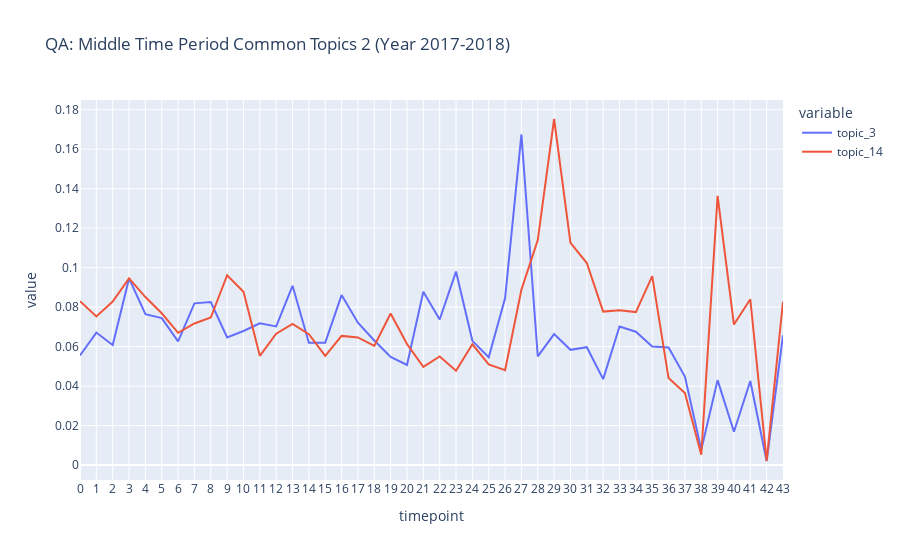

The cell this chart's notebook holds for it:
### Markdown cell above
## QA: Middle Time Period Common Topics 2 (Year 2017-2018)

### Code cell
fig = px.line(qa_dtm_td, x="timepoint", y=['topic_3', 'topic_14'],
              title='QA: Middle Time Period Common Topics 2 (Year 2017-2018)')
fig.update_xaxes(
    dtick="M1",
    tickformat="%b %d",
    ticklabelmode="period")
fig.show()

### Figure 1 — Plotly figure (JSON) as saved in the notebook; plotly's stock layout.template omitted (floating-point values rounded to 4 significant figures)
{"data": [{"hovertemplate": "variable=topic_3<br>timepoint=%{x}<br>value=%{y}<extra></extra>", "legendgroup": "topic_3", "line": {"color": "#636efa", "dash": "solid"}, "marker": {"symbol": "circle"}, "mode": "lines", "name": "topic_3", "orientation": "v", "showlegend": true, "type": "scatter", "x": [0, 1, 2, 3, 4, 5, 6, 7, 8, 9, 10, 11, 12, 13, 14, 15, 16, 17, 18, 19, 20, 21, 22, 23, 24, 25, 26, 27, 28, 29, 30, 31, 32, 33, 34, 35, 36, 37, 38, 39, 40, 41, 42, 43], "xaxis": "x", "y": [0.05554, 0.06711, 0.06078, 0.09452, 0.07644, 0.07445, 0.06268, 0.0819, 0.08255, 0.06468, 0.0679, 0.07176, 0.07021, 0.09079, 0.06197, 0.06199, 0.0861, 0.07208, 0.06307, 0.05476, 0.05067, 0.08774, 0.07371, 0.09799, 0.06291, 0.05461, 0.08442, 0.1675, 0.05509, 0.06633, 0.05837, 0.05969, 0.04352, 0.07016, 0.06753, 0.06006, 0.05954, 0.04483, 0.007742, 0.04302, 0.01686, 0.04256, 0.002055, 0.06571], "yaxis": "y"}, {"hovertemplate": "variable=topic_14<br>timepoint=%{x}<br>value=%{y}<extra></extra>", "legendgroup": "topic_14", "line": {"color": "#EF553B", "dash": "solid"}, "marker": {"symbol": "circle"}, "mode": "lines", "name": "topic_14", "orientation": "v", "showlegend": true, "type": "scatter", "x": [0, 1, 2, 3, 4, 5, 6, 7, 8, 9, 10, 11, 12, 13, 14, 15, 16, 17, 18, 19, 20, 21, 22, 23, 24, 25, 26, 27, 28, 29, 30, 31, 32, 33, 34, 35, 36, 37, 38, 39, 40, 41, 42, 43], "xaxis": "x", "y": [0.08298, 0.07528, 0.08286, 0.09452, 0.0851, 0.0769, 0.06699, 0.07171, 0.07475, 0.09617, 0.08779, 0.05535, 0.06652, 0.07153, 0.06631, 0.05532, 0.06543, 0.06464, 0.06038, 0.07678, 0.06128, 0.04977, 0.055, 0.04775, 0.06119, 0.05094, 0.04807, 0.08878, 0.1139, 0.1753, 0.1125, 0.1023, 0.07774, 0.07844, 0.07747, 0.09566, 0.04407, 0.03651, 0.005197, 0.1364, 0.07116, 0.08398, 0.002148, 0.08283], "yaxis": "y"}], "layout": {"legend": {"title": {"text": "variable"}, "tracegroupgap": 0}, "title": {"text": "QA: Middle Time Period Common Topics 2 (Year 2017-2018)"}, "xaxis": {"anchor": "y", "domain": [0, 1], "dtick": "M1", "tickformat": "%b %d", "ticklabelmode": "period", "title": {"text": "timepoint"}}, "yaxis": {"anchor": "x", "domain": [0, 1], "title": {"text": "value"}}}}
